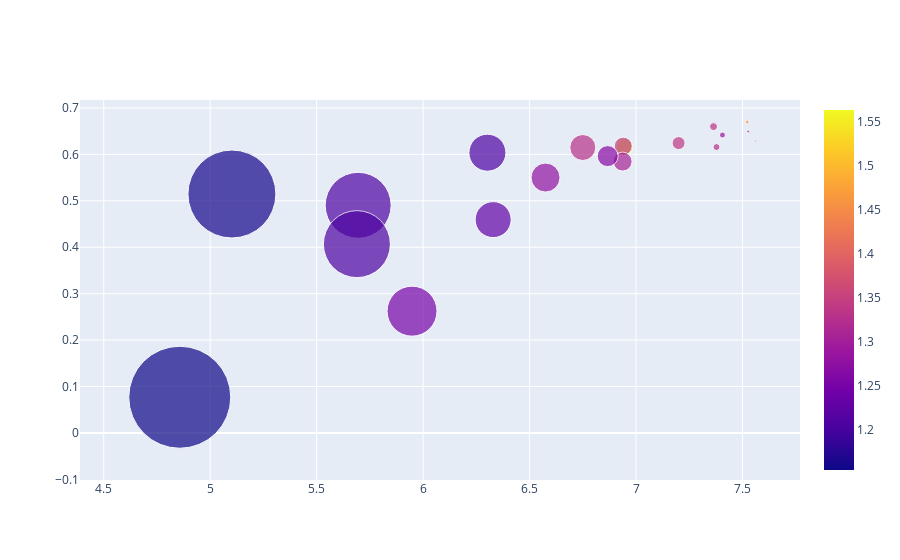

Notebook code for this chart:
### Markdown cell above
# Buble Charts

### Code cell
df2015 = data_2015[data_2015.Region == 'Western Europe']


data = [
    {
        'y': df2015.Freedom,
        'x': df2015.Happiness_Score,
        'mode': 'markers',
        'marker': {
            'color': df2015.Economy,
            'size': df2015.Happiness_Rank,
            'showscale': True
        },
        "text" :  df2015.Country    
    }
]
iplot(data)

### Figure 1 — Plotly figure (JSON) as saved in the notebook; plotly's stock layout.template omitted (floating-point values rounded to 4 significant figures)
{"data": [{"marker": {"color": [1.397, 1.302, 1.325, 1.459, 1.29, 1.329, 1.332, 1.337, 1.564, 1.336, 1.308, 1.266, 1.328, 1.278, 1.23, 1.207, 1.251, 1.208, 1.208, 1.16, 1.154], "showscale": true, "size": [1, 2, 3, 4, 6, 7, 8, 13, 17, 18, 19, 21, 26, 29, 36, 37, 50, 66, 67, 88, 102]}, "mode": "markers", "text": ["Switzerland", "Iceland", "Denmark", "Norway", "Finland", "Netherlands", "Sweden", "Austria", "Luxembourg", "Ireland", "Belgium", "United Kingdom", "Germany", "France", "Spain", "Malta", "Italy", "North Cyprus", "Cyprus", "Portugal", "Greece"], "type": "scatter", "x": [7.587, 7.561, 7.527, 7.522, 7.406, 7.378, 7.364, 7.2, 6.946, 6.94, 6.937, 6.867, 6.75, 6.575, 6.329, 6.302, 5.948, 5.695, 5.689, 5.102, 4.857], "y": [0.6656, 0.6288, 0.6494, 0.6697, 0.6417, 0.6158, 0.6598, 0.6243, 0.6158, 0.6178, 0.5845, 0.5962, 0.6148, 0.5501, 0.4595, 0.6037, 0.2624, 0.4903, 0.4067, 0.5147, 0.07699]}], "layout": {}}
